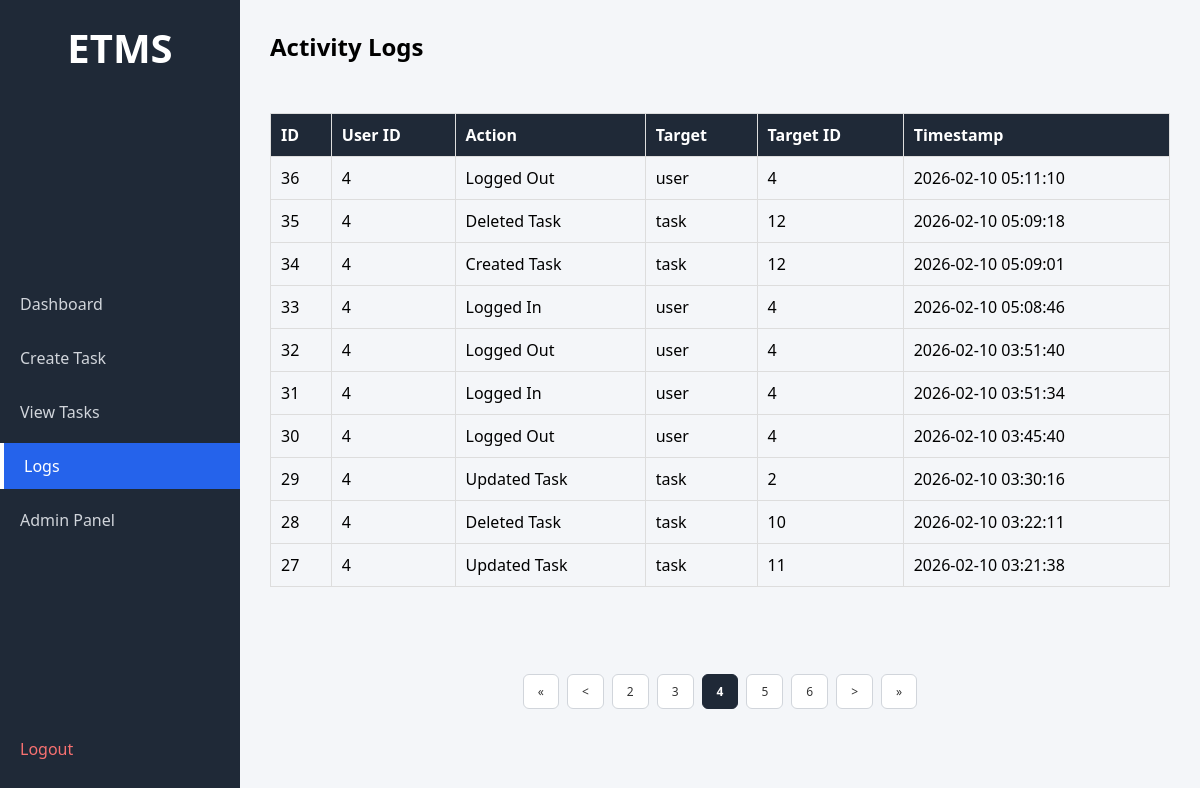
Before: /logs?page=4 (signed in) with the older database file.
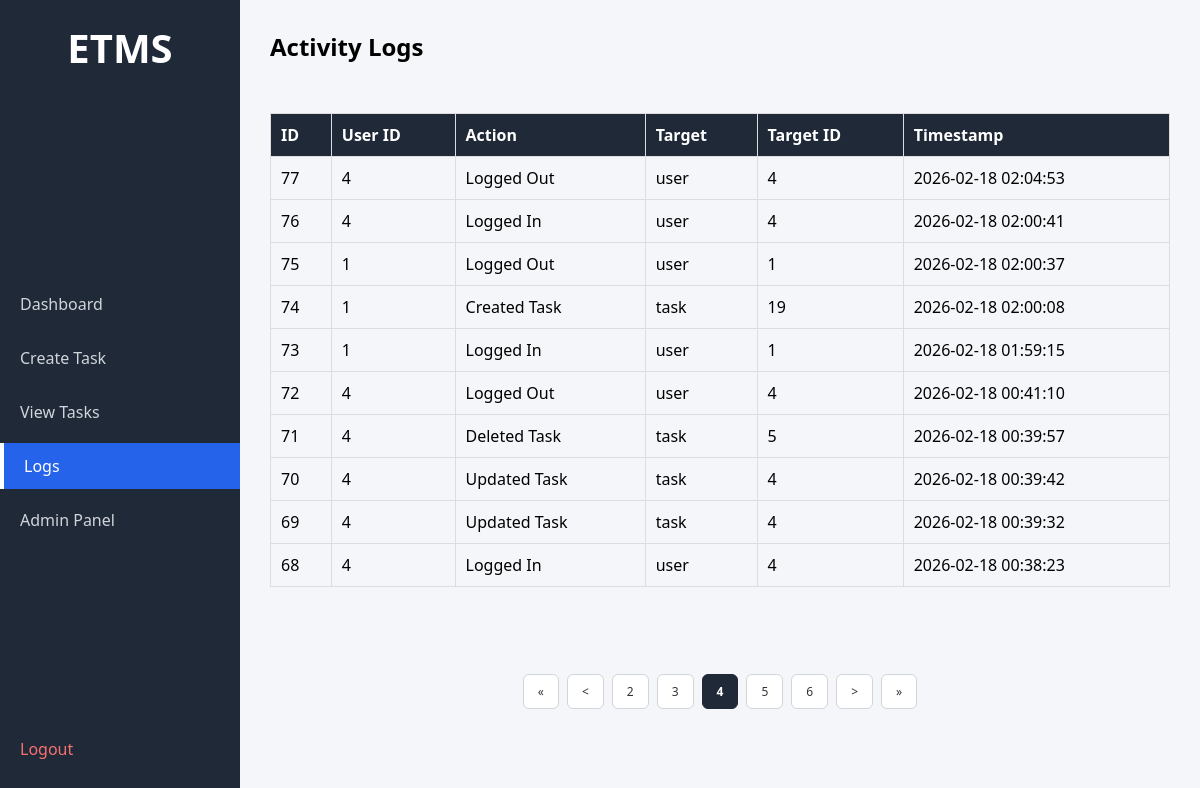
After: the same page with the newer database file.
### tables this page shows
CREATE TABLE logs(
    id INTEGER PRIMARY KEY AUTOINCREMENT,
    user_id INTEGER NOT NULL,
    action TEXT NOT NULL,
    target_type TEXT,
    target_id INTEGER,
    timestamp DATETIME DEFAULT CURRENT_TIMESTAMP
);

### app.py (the view)
        def wrapper(*args, **kwargs):
            if "role" not in session:
                return redirect("/login")
            if session["role"] not in allowed_roles:
                return "<h1>Access Denied: Your role does not have permission.</h1>" \
                "<a href='/dashboard'>Back to Dashboard</a>"
            return func(*args, **kwargs)

### app.py (called while the page is built)
def role_required(allowed_roles):
    def decorator(func):
        def wrapper(*args, **kwargs):
            if "role" not in session:
                return redirect("/login")
            if session["role"] not in allowed_roles:
                return "<h1>Access Denied: Your role does not have permission.</h1>" \
                "<a href='/dashboard'>Back to Dashboard</a>"
            return func(*args, **kwargs)
        wrapper.__name__ = func.__name__
        return wrapper
    return decorator

@app.route("/logs")
@role_required(["admin"])
def view_logs():
    conn = sqlite3.connect("database.db")
    c = conn.cursor()
    page = request.args.get("page", 1, type=int)
    per_page = 10
    offset = (page - 1) * per_page
    c.execute("SELECT COUNT(*) FROM logs")
    total = c.fetchone()[0]
    c.execute("SELECT * FROM logs ORDER BY id DESC LIMIT ? OFFSET ?",
              (per_page, offset))
    logs_list = c.fetchall()
    conn.close()
    total_pages = (total + per_page - 1) // per_page
    return render_template(
        "logs.html",
        logs=logs_list,
        page=page,
        total_pages=total_pages
    )

### templates/logs.html (shortened to what this page needs)
<!DOCTYPE html>
<html lang="en">
<head>
    <link rel="stylesheet" href="/static/dashboard.css">
</head>
<body>
    <div class="layout">
        <div class="sidebar">
            <h2 class="logo">ETMS</h2>
            <ul class="nav-links">
                <li><a href="/dashboard">Dashboard</a></li>
                <li><a href="/create_task">Create Task</a></li>
                <li><a href="/tasks">View Tasks</a></li>
                <li><a href="/logs" class="active">Logs</a></li>
                <li><a href="/admin">Admin Panel</a></li>
            </ul>
            <div class="sidebar-footer">
                <a href="/logout" class="logout">Logout</a>
            </div>
        </div>
        <div class="main-content">
            <div class="topbar">
                <h1>Activity Logs</h1>
            </div>
            <div class="content">
                <table border="1">
                    <tr>
                        <th>ID</th>
                        <th>User ID</th>
                        <th>Action</th>
                        <th>Target</th>
                        <th>Target ID</th>
                        <th>Timestamp</th>
                    </tr>
                    {% for log in logs %}
                    <tr>
                        <td>{{ log[0] }}</td>
                        <td>{{ log[1] }}</td>
                        <td>{{ log[2] }}</td>
                        <td>{{ log[3] }}</td>
                        <td>{{ log[4] }}</td>
                        <td>{{ log[5] }}</td>
                    </tr>
                    {% endfor %}
                </table><br>
                <div class="pagination">
                    {% if page > 1 %}
                        <a href="?page=1" class="page-btn">&laquo;</a>
                        <a href="?page={{ page - 1 }}" class="page-btn">&lt;</a>
                    {% endif %}
                    {% for p in range(1, total_pages + 1) %}
                        {% if p == page %}
                            <span class="page-number active">{{ p }}</span>
                        {% elif p >= page - 2 and p <= page + 2 %}
                            <a href="?page={{ p }}" class="page-number">{{ p }}</a>
                        {% endif %}
                    {% endfor %}
                    {% if page < total_pages %}
                        <a href="?page={{ page + 1 }}" class="page-btn">&gt;</a>
                        <a href="?page={{ total_pages }}" class="page-btn">&raquo;</a>
                    {% endif %}
                </div>
            </div>
        </div>
    </div>
</body>
</html>

Changed rows visible on the page:
no longer on this page (row unchanged): logs: id "36", user "4", action "Logged Out", target_type "user", target "4", timestamp "2026-02-10 05:11:10"
no longer on this page (row unchanged): logs: id "35", user "4", action "Deleted Task", target_type "task", target "12", timestamp "2026-02-10 05:09:18"
no longer on this page (row unchanged): logs: id "34", user "4", action "Created Task", target_type "task", target "12", timestamp "2026-02-10 05:09:01"
no longer on this page (row unchanged): logs: id "33", user "4", action "Logged In", target_type "user", target "4", timestamp "2026-02-10 05:08:46"
no longer on this page (row unchanged): logs: id "32", user "4", action "Logged Out", target_type "user", target "4", timestamp "2026-02-10 03:51:40"
no longer on this page (row unchanged): logs: id "31", user "4", action "Logged In", target_type "user", target "4", timestamp "2026-02-10 03:51:34"
no longer on this page (row unchanged): logs: id "30", user "4", action "Logged Out", target_type "user", target "4", timestamp "2026-02-10 03:45:40"
no longer on this page (row unchanged): logs: id "29", user "4", action "Updated Task", target_type "task", target "2", timestamp "2026-02-10 03:30:16"
no longer on this page (row unchanged): logs: id "28", user "4", action "Deleted Task", target_type "task", target "10", timestamp "2026-02-10 03:22:11"
no longer on this page (row unchanged): logs: id "27", user "4", action "Updated Task", target_type "task", target "11", timestamp "2026-02-10 03:21:38"
added logs: id "77", user "4", action "Logged Out", target_type "user", target "4", timestamp "2026-02-18 02:04:53"
added logs: id "76", user "4", action "Logged In", target_type "user", target "4", timestamp "2026-02-18 02:00:41"
added logs: id "75", user "1", action "Logged Out", target_type "user", target "1", timestamp "2026-02-18 02:00:37"
added logs: id "74", user "1", action "Created Task", target_type "task", target "19", timestamp "2026-02-18 02:00:08"
added logs: id "73", user "1", action "Logged In", target_type "user", target "1", timestamp "2026-02-18 01:59:15"
added logs: id "72", user "4", action "Logged Out", target_type "user", target "4", timestamp "2026-02-18 00:41:10"
added logs: id "71", user "4", action "Deleted Task", target_type "task", target "5", timestamp "2026-02-18 00:39:57"
added logs: id "70", user "4", action "Updated Task", target_type "task", target "4", timestamp "2026-02-18 00:39:42"
added logs: id "69", user "4", action "Updated Task", target_type "task", target "4", timestamp "2026-02-18 00:39:32"
added logs: id "68", user "4", action "Logged In", target_type "user", target "4", timestamp "2026-02-18 00:38:23"
